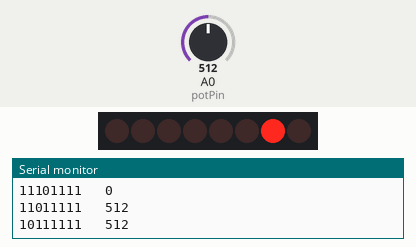
Simulated run of this sketch. Board: Arduino Uno, built with avr-gcc and run on an emulated ATmega328P. On the bench: 8 shift-register outputs drawn as a row of LEDs (first output left, lit = HIGH), the last lines printed to the serial monitor. Wiring (inferred from the names in the program): shift register (74HC595): data pin 13; shift clock pin 6; latch pin 8. Wiring (inferred from the signals the program sends): row of LEDs: on Q0, Q1, Q2, Q3, Q4, Q5, Q6, Q7. Inputs (shaded band) come from the test bench; at power-on: A0 (potPin) = 512.

Above: at 1.3 s.
1.4 s: A0 (potPin) set to 0
At 2.64 s:
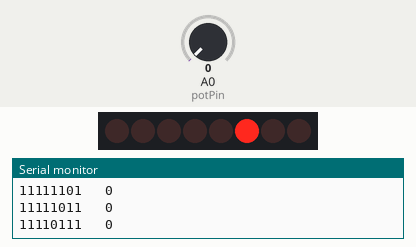
4.3 s: A0 (potPin) set to 122
At 4.6 s:
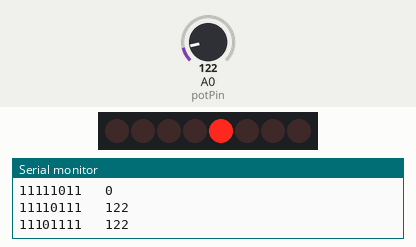
5.8 s: A0 (potPin) set to 0
At 6.17 s:
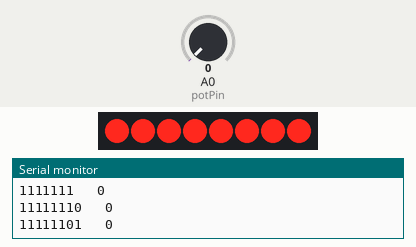
7.5 s: A0 (potPin) set to 306
At 8.27 s:
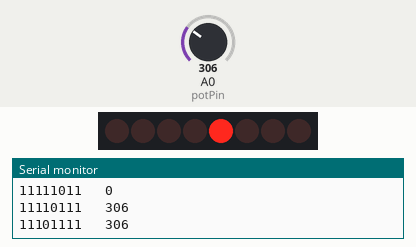
9.0 s: A0 (potPin) set to 511
Timing chart, 0 to 11.5 s (numbered marks = the images above; inputs shaded):
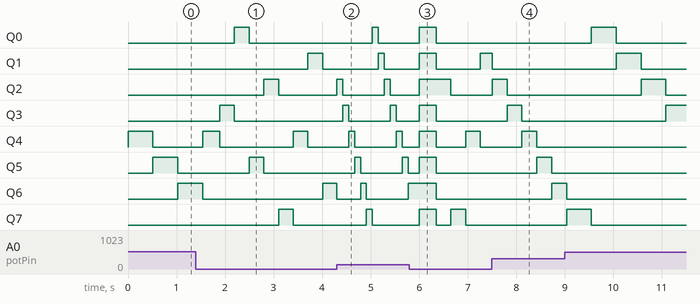

The sketch:

Circular_Shigt_Controlling_With_Potentiometer.ino
```cpp
int latchPin = 8;
int clockPin = 6;
int dataPin = 13;
int dt ;
int potPin = A0;


byte data = 0b11101111;

void setup(){
  pinMode(dataPin,OUTPUT);
  pinMode(clockPin,OUTPUT);
  pinMode(latchPin,OUTPUT);
  pinMode(potPin,INPUT);
  Serial.begin(9600);
}
void loop(){
  digitalWrite(latchPin,LOW);
  shiftOut(dataPin,clockPin,MSBFIRST,data);
  digitalWrite(latchPin,HIGH);

  Serial.print(data,BIN);
  Serial.print("   ");
  Serial.println(dt,DEC);
  dt = analogRead(potPin);

  data = data * 0b10 + data / 0b10000000 ;
  delay(dt);
}
```
